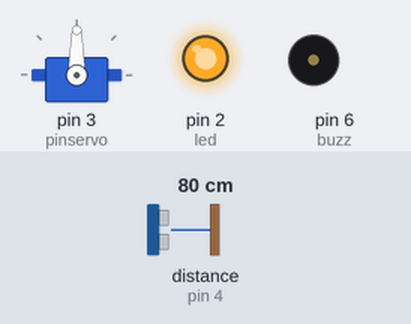
The sketch below on a simulated Arduino Uno, built with avr-gcc and run on an emulated ATmega328P. Shown: servo, output pins drawn as LEDs (lit = HIGH), buzzer (waves = sounding). Wiring (inferred from the names in the program): ultrasonic range finder: trigger pin 5; echo pin 4. The inputs (shaded band) are chosen by the test bench; at power-on: distance to the obstacle (sensor on pin 4) 80 cm. The echo pulse lasts 58.3 µs per cm; pins used as bus, display or sensor lines are not drawn.

Above: at 1.2 s.
1.3 s: distance to the obstacle (sensor on pin 4) set to 2 cm
At 1.9 s:
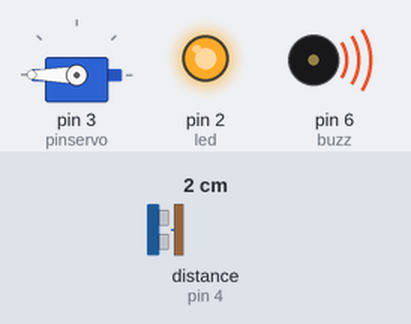
4.3 s: distance to the obstacle (sensor on pin 4) set to 35 cm
5.8 s: distance to the obstacle (sensor on pin 4) set to 18 cm
At 6.7 s:
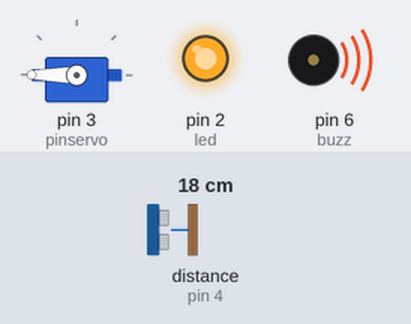
8.8 s: distance to the obstacle (sensor on pin 4) set to 60 cm
10.3 s: distance to the obstacle (sensor on pin 4) set to 4 cm
At 11.1 s:
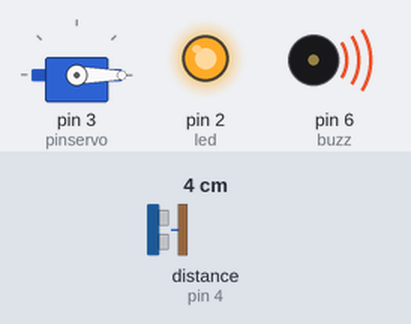
Timing chart, 0 to 14.3 s (numbered marks = the images above; inputs shaded):
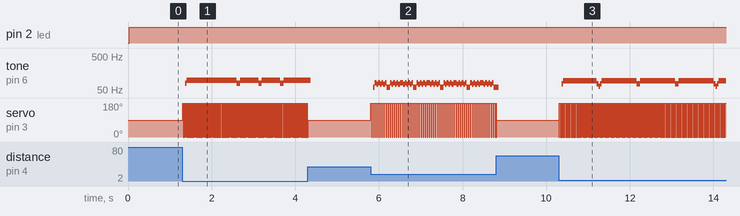

Measured:
- after the input at 1.3 s, tone on pin 6 (buzz): plays 79 Hz for 0.04 s, 96 Hz for 1.2 s, 79 Hz for 0.08 s, 96 Hz for 0.44 s, 79 Hz for 0.08 s, 96 Hz for 0.44 s … (8 notes in this stretch), starting after 0.06 s; servo on pin 3 (pinservo): alternates 180° for 0.01 s and 0° for 0.01 s, starting at once
- after the input at 5.8 s, tone on pin 6 (buzz): plays 61 Hz for 0.04 s, 83 Hz for 0.04 s, 73 Hz for 0.04 s, 83 Hz for 0.04 s, 73 Hz for 0.04 s, 83 Hz for 0.04 s … (65 notes in this stretch), starting after 0.07 s; servo on pin 3 (pinservo): alternates 180° for 0.04 s and 0° for 0.01 s, starting at once
- after the input at 10.3 s, tone on pin 6 (buzz): plays 76 Hz for 0.04 s, 92 Hz for 0.80 s, 76 Hz for 0.04 s, 65 Hz for 0.04 s, 76 Hz for 0.04 s, 92 Hz for 0.84 s … (14 notes in this stretch), starting after 0.07 s; servo on pin 3 (pinservo): alternates 180° for 0.02 s and 0° for 0.01 s, starting at once

The sketch:

commande_utra_son.ino
```cpp
        #include <Servo.h>// pour le cmmande du cerveau moteur
        // paramettre cerveau moteur
        int pinservo=3;
        Servo cerv;
        // paramettre ultra son
        int trig=5;
        int echo=4;
        long temps;
        long distance;
        // paramettre led
        int led=2;
        // parammettre buzer
        int buzz=6;

        void setup() {
          Serial.begin(9600);
          // initialisation des paramettres du cerveau moteur
          cerv.attach(pinservo); //définir le pin de commande du cerveau moteur
          // initialisation des paramettre de l'utra son
          pinMode(trig,OUTPUT);
          pinMode(echo,INPUT);
          digitalWrite(trig,LOW);
          // initialisation paramettres led
          pinMode(led,OUTPUT);
          digitalWrite(led,LOW);
          // initialisation parramettre buzer
          pinMode(buzz,OUTPUT);
          digitalWrite(buzz,LOW);
          // put your setup code here, to run once:

        }

        void loop() {

         fonction_rotation_cerveau();

        }
         // fonction permetant de recuperé la distance messurer par le capteur ultra son
        long Mesure_distance(){
        long   temps=0;
          long distance=0;
          digitalWrite(trig,HIGH);
          delayMicroseconds(10);
          digitalWrite(trig,LOW);
          temps=pulseIn(echo,HIGH);// pour calculer le temps d'emissin du son et reception du son par le capteur utra son
          distance=temps/58; //pour calculer la distance mesurer en cm
         return(distance);
         }


         // fonction permettant de faire tourne le cerveau moteur d'un angle donné
         void servoMoteur(int angle) {

    cerv.write(angle); //pour faire tourne le cerveau moteur d'un angle angle
    }

    void fonction_rotation_cerveau(){
        long a=0;
         a= Mesure_distance();// pour recupére la distance messure l'ultra son et stocker dans a
           if(a<=30){
            digitalWrite(buzz,HIGH); // alummer le buzer

            servoMoteur(0);}
            delay(10);
            a= Mesure_distance();
             if(a<=30){
            digitalWrite(buzz,HIGH); // alummer le buzer
            servoMoteur(180);}

               a= Mesure_distance();
             if (a==0){
                    digitalWrite(buzz,LOW);
                        digitalWrite(led,LOW);


                   }
                   a= Mesure_distance();
                  if(a>=30){
                        digitalWrite(led,HIGH);
                      servoMoteur(90);}
                       digitalWrite(buzz,LOW);
                        }
```
